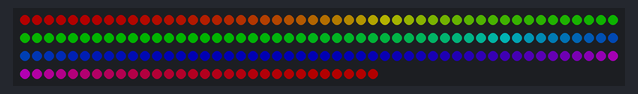
The sketch below on a simulated Arduino Uno, built with avr-gcc and run on an emulated ATmega328P. Shown: 180 RGB LEDs in strip order, left to right, continuing on the next row. Dim RGB values are drawn brighter than linear; EEPROM starts erased; what the sketch prints to the serial monitor is not drawn.

Above: at 0.35 s.
At 5.16 s:
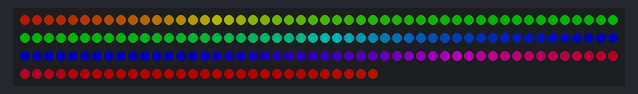
At 10.21 s:
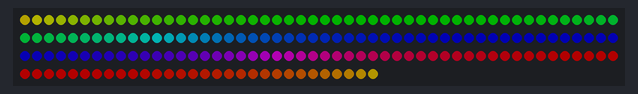
At 20.07 s:
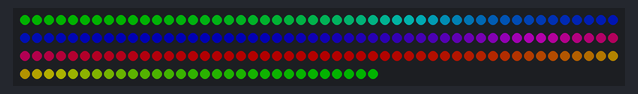
At 29.94 s:
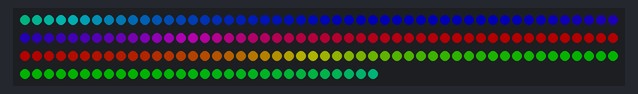
At 39.8 s:
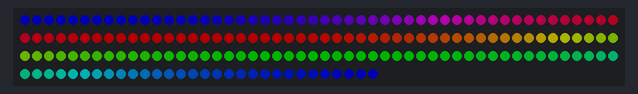

The sketch:

LED_tape.ino
```cpp
#include <Adafruit_NeoPixel.h>
#include <EEPROM.h>

#define LED_PIN    6
#define LED_COUNT 180

int addr = 7;
int val = 1;

Adafruit_NeoPixel strip(LED_COUNT, LED_PIN, NEO_GRB + NEO_KHZ800);

void setup() {
  Serial.begin(9600);

  val=EEPROM.read(addr);
  Serial.print("1 wartosc val: ");
  Serial.println(val);

  if ((val<3)and(val>0)){
    val+=1;
  }
  else{
    val=1;
  }

EEPROM.write(addr, val);
Serial.print("2 wartosc val: ");
Serial.println(val);

  strip.begin();
  strip.show();
  strip.setBrightness(100);
}

void loop() {
  switch(val){
    case 1:
      rainbow(10);
      break ;
    case 2:
      whiteFull();
      break ;
    case 3:
      whiteHalf();
      break ;
  }
}

void rainbow(int wait) {
  strip.clear();
  strip.setBrightness(60);
  for(long firstPixelHue = 0; firstPixelHue < 5*65536; firstPixelHue += 256) {
    for(int i=0; i<strip.numPixels(); i++) {
      int pixelHue = firstPixelHue + (i * 65536L / strip.numPixels());
      strip.setPixelColor(i, strip.gamma32(strip.ColorHSV(pixelHue)));
    }
    strip.show();
    delay(wait);
  }
}

void whiteFull(){
  strip.clear();
  strip.setBrightness(255);
  for(int i=0; i<LED_COUNT; i++) {
    strip.setPixelColor(i, strip.Color(255, 255, 255));
  }
  strip.show();
  delay(43200000);
}

void whiteHalf(){
  strip.clear();
  strip.setBrightness(70);
  for(int i=0; i<LED_COUNT; i++) {
    strip.setPixelColor(i, strip.Color(255, 140, 45)); //RGB
  }
  strip.show();
  delay(43200000);
}
```
